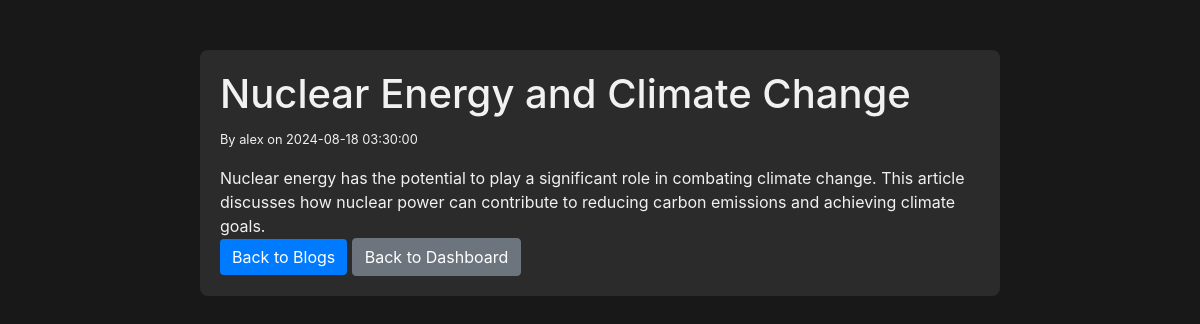
The page /blog.php?id=15 (signed in) on the database its author committed.
### tables this page shows
CREATE TABLE `blogs` (
  `id` int NOT NULL,
  `title` varchar(255) NOT NULL,
  `content` text NOT NULL,
  `author_id` int NOT NULL,
  `created_at` timestamp NULL DEFAULT CURRENT_TIMESTAMP
);

CREATE TABLE `users` (
  `id` int NOT NULL,
  `username` varchar(255) NOT NULL,
  `email` varchar(255) NOT NULL,
  `password` varchar(255) NOT NULL,
  `created_at` timestamp NULL DEFAULT CURRENT_TIMESTAMP
);

### blog.php (the view, shortened to what this page needs)
<?php
include 'db_connect.php';
$blog_id = intval($_GET['id']);
$stmt = $conn->prepare("SELECT blogs.title, blogs.content, users.username AS author, blogs.created_at
                         FROM blogs JOIN users ON blogs.author_id = users.id
                         WHERE blogs.id = ?");
$stmt->bind_param("i", $blog_id);
$stmt->execute();
$stmt->store_result();
$stmt->bind_result($title, $content, $author, $created_at);
?>
<!DOCTYPE html>
<html lang="en">
<head>
    <link rel="stylesheet" href="https://stackpath.bootstrapcdn.com/bootstrap/4.5.2/css/bootstrap.min.css">
</head>
<body>
    <div class="container">
        <h1><?php echo htmlspecialchars($title); ?></h1>
        <p><small>By <?php echo htmlspecialchars($author); ?> on <?php echo htmlspecialchars($created_at); ?></small></p>
        <div class="blog-content">
            <?php echo nl2br(htmlspecialchars($content)); ?>
        </div>
        <a href="blogs.php" class="btn btn-primary">Back to Blogs</a>
        <a href="dashboard.php" class="btn btn-secondary">Back to Dashboard</a>
    </div>
</body>
</html>

### blog.php (style rules this page uses)
body { background-color: #181818; color: #f1f1f1; }
.container { max-width: 800px; margin-top: 50px; background-color: #2b2b2b; padding: 20px; border-radius: 8px; }
.btn-primary { background-color: #007bff; border: none; }

### rows shown on the page
blogs: title "Nuclear Energy and Climate Change", users.username "alex", created_at "2024-08-18 03:30:00", content "Nuclear energy has the potential to play a significant role in combating climate change. This article discusses how nuclear power can contribute to reducing carbon emissions and achieving climate goals."
